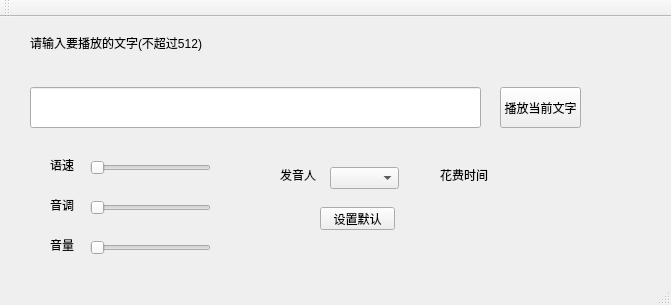
<?xml version="1.0" encoding="UTF-8"?>
<ui version="4.0">
 <class>VoiceRecognitionApplicationClass</class>
 <widget class="QMainWindow" name="VoiceRecognitionApplicationClass">
  <property name="geometry">
   <rect>
    <x>0</x>
    <y>0</y>
    <width>671</width>
    <height>305</height>
   </rect>
  </property>
  <property name="windowTitle">
   <string>VoiceRecognitionApplication</string>
  </property>
  <widget class="QWidget" name="centralWidget">
   <widget class="QLineEdit" name="lineEdit">
    <property name="geometry">
     <rect>
      <x>30</x>
      <y>70</y>
      <width>451</width>
      <height>41</height>
     </rect>
    </property>
    <property name="maxLength">
     <number>512</number>
    </property>
   </widget>
   <widget class="QPushButton" name="pushButton">
    <property name="geometry">
     <rect>
      <x>500</x>
      <y>70</y>
      <width>81</width>
      <height>41</height>
     </rect>
    </property>
    <property name="text">
     <string>播放当前文字</string>
    </property>
   </widget>
   <widget class="QLabel" name="label">
    <property name="geometry">
     <rect>
      <x>30</x>
      <y>10</y>
      <width>191</width>
      <height>31</height>
     </rect>
    </property>
    <property name="text">
     <string>请输入要播放的文字(不超过512)</string>
    </property>
   </widget>
   <widget class="QLabel" name="label_2">
    <property name="geometry">
     <rect>
      <x>440</x>
      <y>150</y>
      <width>51</width>
      <height>16</height>
     </rect>
    </property>
    <property name="text">
     <string>花费时间：</string>
    </property>
   </widget>
   <widget class="QLabel" name="label_3">
    <property name="geometry">
     <rect>
      <x>500</x>
      <y>150</y>
      <width>54</width>
      <height>12</height>
     </rect>
    </property>
    <property name="text">
     <string/>
    </property>
   </widget>
   <widget class="QComboBox" name="comboBox">
    <property name="geometry">
     <rect>
      <x>330</x>
      <y>150</y>
      <width>69</width>
      <height>22</height>
     </rect>
    </property>
   </widget>
   <widget class="QSlider" name="speedrate">
    <property name="geometry">
     <rect>
      <x>90</x>
      <y>140</y>
      <width>121</width>
      <height>22</height>
     </rect>
    </property>
    <property name="maximum">
     <number>9</number>
    </property>
    <property name="orientation">
     <enum>Qt::Horizontal</enum>
    </property>
   </widget>
   <widget class="QSlider" name="volume">
    <property name="geometry">
     <rect>
      <x>90</x>
      <y>220</y>
      <width>121</width>
      <height>22</height>
     </rect>
    </property>
    <property name="maximum">
     <number>9</number>
    </property>
    <property name="orientation">
     <enum>Qt::Horizontal</enum>
    </property>
   </widget>
   <widget class="QSlider" name="speedtone">
    <property name="geometry">
     <rect>
      <x>90</x>
      <y>180</y>
      <width>121</width>
      <height>22</height>
     </rect>
    </property>
    <property name="maximum">
     <number>9</number>
    </property>
    <property name="orientation">
     <enum>Qt::Horizontal</enum>
    </property>
   </widget>
   <widget class="QLabel" name="label_4">
    <property name="geometry">
     <rect>
      <x>50</x>
      <y>140</y>
      <width>31</width>
      <height>16</height>
     </rect>
    </property>
    <property name="text">
     <string>语速</string>
    </property>
   </widget>
   <widget class="QLabel" name="label_5">
    <property name="geometry">
     <rect>
      <x>50</x>
      <y>180</y>
      <width>31</width>
      <height>16</height>
     </rect>
    </property>
    <property name="text">
     <string>音调</string>
    </property>
   </widget>
   <widget class="QLabel" name="label_6">
    <property name="geometry">
     <rect>
      <x>50</x>
      <y>220</y>
      <width>31</width>
      <height>16</height>
     </rect>
    </property>
    <property name="text">
     <string>音量</string>
    </property>
   </widget>
   <widget class="QLabel" name="label_7">
    <property name="geometry">
     <rect>
      <x>280</x>
      <y>150</y>
      <width>41</width>
      <height>16</height>
     </rect>
    </property>
    <property name="text">
     <string>发音人</string>
    </property>
   </widget>
   <widget class="QPushButton" name="pushButton_2">
    <property name="geometry">
     <rect>
      <x>320</x>
      <y>190</y>
      <width>75</width>
      <height>23</height>
     </rect>
    </property>
    <property name="text">
     <string>设置默认</string>
    </property>
   </widget>
  </widget>
  <widget class="QMenuBar" name="menuBar">
   <property name="geometry">
    <rect>
     <x>0</x>
     <y>0</y>
     <width>671</width>
     <height>23</height>
    </rect>
   </property>
  </widget>
  <widget class="QToolBar" name="mainToolBar">
   <attribute name="toolBarArea">
    <enum>TopToolBarArea</enum>
   </attribute>
   <attribute name="toolBarBreak">
    <bool>false</bool>
   </attribute>
  </widget>
  <widget class="QStatusBar" name="statusBar"/>
 </widget>
 <layoutdefault spacing="6" margin="11"/>
 <resources>
  <include location="VoiceRecognitionApplication.qrc"/>
 </resources>
 <connections/>
</ui>
